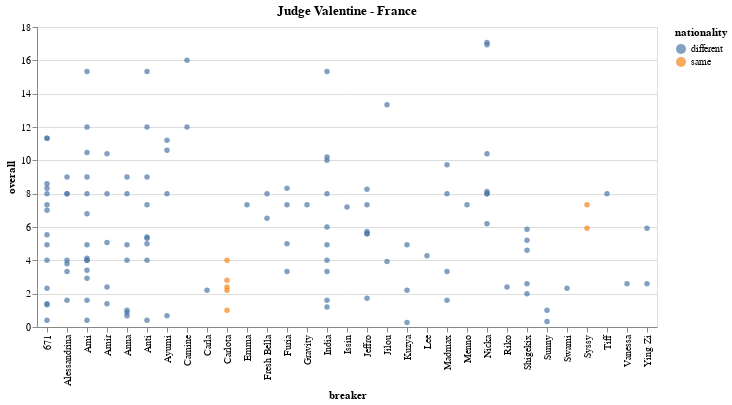

The code cell stored with this chart in its notebook:
### Code cell
enter_judge_to_everything(new_df_cp)

### Figure 1 — Vega-Lite specification as saved in the notebook (floating-point values rounded to 4 significant figures)
{"config": {"view": {"continuousWidth": 400, "continuousHeight": 300}}, "data": {"name": "data-ea1190226b98e374933ef0ae834b0bb2"}, "mark": "circle", "encoding": {"color": {"field": "nationality", "type": "nominal"}, "x": {"field": "breaker", "type": "nominal"}, "y": {"field": "overall", "type": "quantitative"}}, "title": {"text": "Judge Valentine - France", "anchor": "middle"}, "$schema": "https://vega.github.io/schema/vega-lite/v4.17.0.json", "datasets": {"data-ea1190226b98e374933ef0ae834b0bb2": [{"Event": "WDSF BfG World Series - Kitakyushu 2023 - Japan", "Category": "B-Girls Top 8 Knockout", "breaker": "Ami", "judge": "Valentine", "overall": 0.4, "nationality": "different"}, {"Event": "WDSF BfG World Series - Kitakyushu 2023 - Japan", "Category": "B-Girls Top 8 Knockout", "breaker": "671", "judge": "Valentine", "overall": 8.33, "nationality": "different"}, {"Event": "WDSF BfG World Series - Kitakyushu 2023 - Japan", "Category": "B-Girls Top 8 Knockout", "breaker": "671", "judge": "Valentine", "overall": 4.93, "nationality": "different"}, {"Event": "WDSF BfG World Series - Kitakyushu 2023 - Japan", "Category": "B-Girls Top 8 Knockout", "breaker": "Anti", "judge": "Valentine", "overall": 5.33, "nationality": "different"}, {"Event": "WDSF BfG World Series - Kitakyushu 2023 - Japan", "Category": "B-Girls Top 8 Knockout", "breaker": "Anti", "judge": "Valentine", "overall": 9.0, "nationality": "different"}, {"Event": "WDSF BfG World Series - Kitakyushu 2023 - Japan", "Category": "B-Girls Top 8 Knockout", "breaker": "Anti", "judge": "Valentine", "overall": 5.4, "nationality": "different"}, {"Event": "WDSF BfG World Series - Kitakyushu 2023 - Japan", "Category": "B-Girls Top 8 Knockout", "breaker": "671", "judge": "Valentine", "overall": 11.33, "nationality": "different"}, {"Event": "WDSF BfG World Series - Kitakyushu 2023 - Japan", "Category": "B-Girls Top 8 Knockout", "breaker": "671", "judge": "Valentine", "overall": 8.6, "nationality": "different"}, {"Event": "WDSF BfG World Series - Kitakyushu 2023 - Japan", "Category": "B-Girls Top 8 Knockout", "breaker": "671", "judge": "Valentine", "overall": 5.53, "nationality": "different"}, {"Event": "WDSF BfG World Series - Kitakyushu 2023 - Japan", "Category": "B-Girls Top 8 Knockout", "breaker": "Ami", "judge": "Valentine", "overall": 3.4, "nationality": "different"}, {"Event": "WDSF BfG World Series - Kitakyushu 2023 - Japan", "Category": "B-Girls Top 8 Knockout", "breaker": "Ami", "judge": "Valentine", "overall": 4.0, "nationality": "different"}, {"Event": "WDSF BfG World Series - Kitakyushu 2023 - Japan", "Category": "B-Girls Top 8 Knockout", "breaker": "Ami", "judge": "Valentine", "overall": 8.0, "nationality": "different"}, {"Event": "WDSF BfG World Series - Kitakyushu 2023 - Japan", "Category": "B-Girls Top 8 Knockout", "breaker": "671", "judge": "Valentine", "overall": 1.4, "nationality": "different"}, {"Event": "WDSF BfG World Series - Kitakyushu 2023 - Japan", "Category": "B-Girls Top 8 Knockout", "breaker": "671", "judge": "Valentine", "overall": 2.33, "nationality": "different"}, {"Event": "WDSF BfG World Series - Kitakyushu 2023 - Japan", "Category": "B-Girls Top 8 Knockout", "breaker": "Anti", "judge": "Valentine", "overall": 7.33, "nationality": "different"}, {"Event": "WDSF BfG World Series - Kitakyushu 2023 - Japan", "Category": "B-Girls Top 8 Knockout", "breaker": "Anna", "judge": "Valentine", "overall": 8.0, "nationality": "different"}, {"Event": "WDSF BfG World Series - Kitakyushu 2023 - Japan", "Category": "B-Girls Top 8 Knockout", "breaker": "Anna", "judge": "Valentine", "overall": 4.0, "nationality": "different"}, {"Event": "WDSF BfG World Series - Kitakyushu 2023 - Japan", "Category": "B-Girls Top 8 Knockout", "breaker": "India", "judge": "Valentine", "overall": 4.93, "nationality": "different"}, {"Event": "WDSF BfG World Series - Kitakyushu 2023 - Japan", "Category": "B-Girls Top 8 Knockout", "breaker": "India", "judge": "Valentine", "overall": 1.6, "nationality": "different"}, {"Event": "WDSF BfG World Series - Kitakyushu 2023 - Japan", "Category": "B-Girls Top 8 Knockout", "breaker": "India", "judge": "Valentine", "overall": 1.2, "nationality": "different"}, {"Event": "WDSF BfG World Series - Kitakyushu 2023 - Japan", "Category": "B-Girls Top 8 Knockout", "breaker": "Ami", "judge": "Valentine", "overall": 6.8, "nationality": "different"}, {"Event": "WDSF BfG World Series - Kitakyushu 2023 - Japan", "Category": "B-Girls Top 8 Knockout", "breaker": "Ami", "judge": "Valentine", "overall": 4.93, "nationality": "different"}, {"Event": "WDSF BfG World Series - Kitakyushu 2023 - Japan", "Category": "B-Girls Top 16 Round Robin Group D", "breaker": "Nicka", "judge": "Valentine", "overall": 6.2, "nationality": "different"}, {"Event": "WDSF BfG World Series - Kitakyushu 2023 - Japan", "Category": "B-Girls Top 16 Round Robin Group D", "breaker": "Nicka", "judge": "Valentine", "overall": 8.13, "nationality": "different"}, {"Event": "WDSF BfG World Series - Kitakyushu 2023 - Japan", "Category": "B-Girls Top 16 Round Robin Group D", "breaker": "671", "judge": "Valentine", "overall": 11.33, "nationality": "different"}, {"Event": "WDSF BfG World Series - Kitakyushu 2023 - Japan", "Category": "B-Girls Top 16 Round Robin Group D", "breaker": "671", "judge": "Valentine", "overall": 8.0, "nationality": "different"}, {"Event": "WDSF BfG World Series - Kitakyushu 2023 - Japan", "Category": "B-Girls Top 16 Round Robin Group D", "breaker": "Nicka", "judge": "Valentine", "overall": 8.0, "nationality": "different"}, {"Event": "WDSF BfG World Series - Kitakyushu 2023 - Japan", "Category": "B-Girls Top 16 Round Robin Group D", "breaker": "Nicka", "judge": "Valentine", "overall": 10.4, "nationality": "different"}, {"Event": "WDSF BfG World Series - Kitakyushu 2023 - Japan", "Category": "B-Girls Top 16 Round Robin Group D", "breaker": "671", "judge": "Valentine", "overall": 0.4, "nationality": "different"}, {"Event": "WDSF BfG World Series - Kitakyushu 2023 - Japan", "Category": "B-Girls Top 16 Round Robin Group D", "breaker": "671", "judge": "Valentine", "overall": 1.33, "nationality": "different"}, {"Event": "WDSF BfG World Series - Kitakyushu 2023 - Japan", "Category": "B-Girls Top 16 Round Robin Group D", "breaker": "Furia", "judge": "Valentine", "overall": 8.33, "nationality": "different"}, {"Event": "WDSF BfG World Series - Kitakyushu 2023 - Japan", "Category": "B-Girls Top 16 Round Robin Group D", "breaker": "Furia", "judge": "Valentine", "overall": 5.0, "nationality": "different"}, {"Event": "WDSF BfG World Series - Kitakyushu 2023 - Japan", "Category": "B-Girls Top 16 Round Robin Group D", "breaker": "Nicka", "judge": "Valentine", "overall": 8.0, "nationality": "different"}, {"Event": "WDSF BfG World Series - Kitakyushu 2023 - Japan", "Category": "B-Girls Top 16 Round Robin Group D", "breaker": "671", "judge": "Valentine", "overall": 7.0, "nationality": "different"}, {"Event": "WDSF BfG World Series - Kitakyushu 2023 - Japan", "Category": "B-Girls Top 16 Round Robin Group C", "breaker": "Carlota", "judge": "Valentine", "overall": 2.4, "nationality": "same"}, {"Event": "WDSF BfG World Series - Kitakyushu 2023 - Japan", "Category": "B-Girls Top 16 Round Robin Group C", "breaker": "Vanessa", "judge": "Valentine", "overall": 2.6, "nationality": "different"}, {"Event": "WDSF BfG World Series - Kitakyushu 2023 - Japan", "Category": "B-Girls Top 16 Round Robin Group C", "breaker": "India", "judge": "Valentine", "overall": 10.0, "nationality": "different"}, {"Event": "WDSF BfG World Series - Kitakyushu 2023 - Japan", "Category": "B-Girls Top 16 Round Robin Group C", "breaker": "Anna", "judge": "Valentine", "overall": 4.93, "nationality": "different"}, {"Event": "WDSF BfG World Series - Kitakyushu 2023 - Japan", "Category": "B-Girls Top 16 Round Robin Group C", "breaker": "Carlota", "judge": "Valentine", "overall": 2.2, "nationality": "same"}, {"Event": "WDSF BfG World Series - Kitakyushu 2023 - Japan", "Category": "B-Girls Top 16 Round Robin Group C", "breaker": "Carlota", "judge": "Valentine", "overall": 2.8, "nationality": "same"}, {"Event": "WDSF BfG World Series - Kitakyushu 2023 - Japan", "Category": "B-Girls Top 16 Round Robin Group C", "breaker": "India", "judge": "Valentine", "overall": 4.0, "nationality": "different"}, {"Event": "WDSF BfG World Series - Kitakyushu 2023 - Japan", "Category": "B-Girls Top 16 Round Robin Group C", "breaker": "India", "judge": "Valentine", "overall": 6.0, "nationality": "different"}, {"Event": "WDSF BfG World Series - Kitakyushu 2023 - Japan", "Category": "B-Girls Top 16 Round Robin Group C", "breaker": "Anna", "judge": "Valentine", "overall": 1.0, "nationality": "different"}, {"Event": "WDSF BfG World Series - Kitakyushu 2023 - Japan", "Category": "B-Girls Top 16 Round Robin Group C", "breaker": "Anna", "judge": "Valentine", "overall": 9.0, "nationality": "different"}, {"Event": "WDSF BfG World Series - Kitakyushu 2023 - Japan", "Category": "B-Girls Top 16 Round Robin Group C", "breaker": "India", "judge": "Valentine", "overall": 8.0, "nationality": "different"}, {"Event": "WDSF BfG World Series - Kitakyushu 2023 - Japan", "Category": "B-Girls Top 16 Round Robin Group C", "breaker": "India", "judge": "Valentine", "overall": 10.2, "nationality": "different"}, {"Event": "WDSF BfG World Series - Kitakyushu 2023 - Japan", "Category": "B-Girls Top 16 Round Robin Group B", "breaker": "Alessandrina", "judge": "Valentine", "overall": 1.6, "nationality": "different"}, {"Event": "WDSF BfG World Series - Kitakyushu 2023 - Japan", "Category": "B-Girls Top 16 Round Robin Group B", "breaker": "Alessandrina", "judge": "Valentine", "overall": 3.8, "nationality": "different"}, {"Event": "WDSF BfG World Series - Kitakyushu 2023 - Japan", "Category": "B-Girls Top 16 Round Robin Group B", "breaker": "Anti", "judge": "Valentine", "overall": 0.4, "nationality": "different"}, {"Event": "WDSF BfG World Series - Kitakyushu 2023 - Japan", "Category": "B-Girls Top 16 Round Robin Group B", "breaker": "Anti", "judge": "Valentine", "overall": 4.0, "nationality": "different"}, {"Event": "WDSF BfG World Series - Kitakyushu 2023 - Japan", "Category": "B-Girls Top 16 Round Robin Group B", "breaker": "Alessandrina", "judge": "Valentine", "overall": 8.0, "nationality": "different"}, {"Event": "WDSF BfG World Series - Kitakyushu 2023 - Japan", "Category": "B-Girls Top 16 Round Robin Group B", "breaker": "Alessandrina", "judge": "Valentine", "overall": 9.0, "nationality": "different"}, {"Event": "WDSF BfG World Series - Kitakyushu 2023 - Japan", "Category": "B-Girls Top 16 Round Robin Group B", "breaker": "Madmax", "judge": "Valentine", "overall": 3.33, "nationality": "different"}, {"Event": "WDSF BfG World Series - Kitakyushu 2023 - Japan", "Category": "B-Girls Top 16 Round Robin Group B", "breaker": "Madmax", "judge": "Valentine", "overall": 1.6, "nationality": "different"}, {"Event": "WDSF BfG World Series - Kitakyushu 2023 - Japan", "Category": "B-Girls Top 16 Round Robin Group B", "breaker": "Madmax", "judge": "Valentine", "overall": 8.0, "nationality": "different"}, {"Event": "WDSF BfG World Series - Kitakyushu 2023 - Japan", "Category": "B-Girls Top 16 Round Robin Group B", "breaker": "Sunny", "judge": "Valentine", "overall": 1.0, "nationality": "different"}, {"Event": "WDSF BfG World Series - Kitakyushu 2023 - Japan", "Category": "B-Girls Top 16 Round Robin Group B", "breaker": "Alessandrina", "judge": "Valentine", "overall": 3.33, "nationality": "different"}, {"Event": "WDSF BfG World Series - Kitakyushu 2023 - Japan", "Category": "B-Girls Top 16 Round Robin Group B", "breaker": "Anti", "judge": "Valentine", "overall": 5.0, "nationality": "different"}, {"Event": "WDSF BfG World Series - Kitakyushu 2023 - Japan", "Category": "B-Girls Top 16 Round Robin Group A", "breaker": "Ayumi", "judge": "Valentine", "overall": 10.6, "nationality": "different"}, {"Event": "WDSF BfG World Series - Kitakyushu 2023 - Japan", "Category": "B-Girls Top 16 Round Robin Group A", "breaker": "Ayumi", "judge": "Valentine", "overall": 11.2, "nationality": "different"}, {"Event": "WDSF BfG World Series - Kitakyushu 2023 - Japan", "Category": "B-Girls Top 16 Round Robin Group A", "breaker": "Ami", "judge": "Valentine", "overall": 9.0, "nationality": "different"}, {"Event": "WDSF BfG World Series - Kitakyushu 2023 - Japan", "Category": "B-Girls Top 16 Round Robin Group A", "breaker": "Ami", "judge": "Valentine", "overall": 2.93, "nationality": "different"}, {"Event": "WDSF BfG World Series - Kitakyushu 2023 - Japan", "Category": "B-Girls Top 16 Round Robin Group A", "breaker": "Ayumi", "judge": "Valentine", "overall": 8.0, "nationality": "different"}, {"Event": "WDSF BfG World Series - Kitakyushu 2023 - Japan", "Category": "B-Girls Top 16 Round Robin Group A", "breaker": "Ying Zi", "judge": "Valentine", "overall": 2.6, "nationality": "different"}, {"Event": "WDSF BfG World Series - Kitakyushu 2023 - Japan", "Category": "B-Girls Top 16 Round Robin Group A", "breaker": "Ami", "judge": "Valentine", "overall": 15.33, "nationality": "different"}, {"Event": "WDSF BfG World Series - Kitakyushu 2023 - Japan", "Category": "B-Girls Top 16 Round Robin Group A", "breaker": "Ami", "judge": "Valentine", "overall": 10.47, "nationality": "different"}, {"Event": "WDSF BfG World Series - Kitakyushu 2023 - Japan", "Category": "B-Girls Top 16 Round Robin Group A", "breaker": "Jilou", "judge": "Valentine", "overall": 3.93, "nationality": "different"}, {"Event": "WDSF BfG World Series - Kitakyushu 2023 - Japan", "Category": "B-Girls Top 16 Round Robin Group A", "breaker": "Ying Zi", "judge": "Valentine", "overall": 5.93, "nationality": "different"}, {"Event": "WDSF BfG World Series - Kitakyushu 2023 - Japan", "Category": "B-Girls Top 16 Round Robin Group A", "breaker": "Ami", "judge": "Valentine", "overall": 4.0, "nationality": "different"}, {"Event": "WDSF BfG World Series - Kitakyushu 2023 - Japan", "Category": "B-Girls Top 16 Round Robin Group A", "breaker": "Ami", "judge": "Valentine", "overall": 1.6, "nationality": "different"}, {"Event": "WDSF BfG World Series - Kitakyushu 2023 - Japan", "Category": "B-Girls Top 32 PreQualifier", "breaker": "Furia", "judge": "Valentine", "overall": 7.33, "nationality": "different"}, {"Event": "WDSF BfG World Series - Kitakyushu 2023 - Japan", "Category": "B-Girls Top 32 PreQualifier", "breaker": "Furia", "judge": "Valentine", "overall": 3.33, "nationality": "different"}, {"Event": "WDSF BfG World Series - Kitakyushu 2023 - Japan", "Category": "B-Girls Top 32 PreQualifier", "breaker": "Syssy", "judge": "Valentine", "overall": 5.93, "nationality": "same"}, {"Event": "WDSF BfG World Series - Kitakyushu 2023 - Japan", "Category": "B-Girls Top 32 PreQualifier", "breaker": "Syssy", "judge": "Valentine", "overall": 7.33, "nationality": "same"}, {"Event": "WDSF BfG World Series - Kitakyushu 2023 - Japan", "Category": "B-Girls Top 32 PreQualifier", "breaker": "Swami", "judge": "Valentine", "overall": 2.33, "nationality": "different"}, {"Event": "WDSF BfG World Series - Kitakyushu 2023 - Japan", "Category": "B-Girls Top 32 PreQualifier", "breaker": "Madmax", "judge": "Valentine", "overall": 9.73, "nationality": "different"}, {"Event": "WDSF BfG World Series - Kitakyushu 2023 - Japan", "Category": "B-Girls Top 32 PreQualifier", "breaker": "Riko", "judge": "Valentine", "overall": 2.4, "nationality": "different"}, {"Event": "WDSF BfG World Series - Kitakyushu 2023 - Japan", "Category": "B-Girls Top 32 PreQualifier", "breaker": "Sunny", "judge": "Valentine", "overall": 0.33, "nationality": "different"}, {"Event": "WDSF BfG World Series - Kitakyushu 2023 - Japan", "Category": "B-Girls Top 32 PreQualifier", "breaker": "Anna", "judge": "Valentine", "overall": 0.67, "nationality": "different"}, {"Event": "WDSF BfG World Series - Kitakyushu 2023 - Japan", "Category": "B-Girls Top 32 PreQualifier", "breaker": "Anna", "judge": "Valentine", "overall": 0.87, "nationality": "different"}, {"Event": "WDSF BfG World Series - Kitakyushu 2023 - Japan", "Category": "B-Girls Top 32 PreQualifier", "breaker": "Camine", "judge": "Valentine", "overall": 16.0, "nationality": "different"}, {"Event": "WDSF BfG World Series - Kitakyushu 2023 - Japan", "Category": "B-Girls Top 32 PreQualifier", "breaker": "Camine", "judge": "Valentine", "overall": 12.0, "nationality": "different"}, {"Event": "WDSF BfG World Series - Kitakyushu 2023 - Japan", "Category": "B-Girls Top 32 PreQualifier", "breaker": "Tiff", "judge": "Valentine", "overall": 8.0, "nationality": "different"}, {"Event": "WDSF BfG World Series - Kitakyushu 2023 - Japan", "Category": "B-Girls Top 32 PreQualifier", "breaker": "Jilou", "judge": "Valentine", "overall": 13.33, "nationality": "different"}, {"Event": "WDSF BfG World Series - Kitakyushu 2023 - Japan", "Category": "B-Girls Top 32 PreQualifier", "breaker": "Alessandrina", "judge": "Valentine", "overall": 8.0, "nationality": "different"}, {"Event": "WDSF BfG World Series - Kitakyushu 2023 - Japan", "Category": "B-Girls Top 32 PreQualifier", "breaker": "Alessandrina", "judge": "Valentine", "overall": 4.0, "nationality": "different"}, {"Event": "WDSF BfG World Series - Kitakyushu 2023 - Japan", "Category": "B-Girls Top 32 PreQualifier", "breaker": "671", "judge": "Valentine", "overall": 4.0, "nationality": "different"}, {"Event": "WDSF BfG World Series - Kitakyushu 2023 - Japan", "Category": "B-Girls Top 32 PreQualifier", "breaker": "671", "judge": "Valentine", "overall": 7.33, "nationality": "different"}, {"Event": "WDSF BfG World Series - Kitakyushu 2023 - Japan", "Category": "B-Girls Top 32 PreQualifier", "breaker": "Ayumi", "judge": "Valentine", "overall": 0.67, "nationality": "different"}, {"Event": "WDSF BfG World Series - Kitakyushu 2023 - Japan", "Category": "B-Girls Top 32 PreQualifier", "breaker": "Carla", "judge": "Valentine", "overall": 2.2, "nationality": "different"}, {"Event": "WDSF BfG World Series - Kitakyushu 2023 - Japan", "Category": "B-Girls Top 32 PreQualifier", "breaker": "Fresh Bella", "judge": "Valentine", "overall": 8.0, "nationality": "different"}, {"Event": "WDSF BfG World Series - Kitakyushu 2023 - Japan", "Category": "B-Girls Top 32 PreQualifier", "breaker": "Fresh Bella", "judge": "Valentine", "overall": 6.53, "nationality": "different"}, {"Event": "WDSF BfG World Series - Kitakyushu 2023 - Japan", "Category": "B-Girls Top 32 PreQualifier", "breaker": "Emma", "judge": "Valentine", "overall": 7.33, "nationality": "different"}, {"Event": "WDSF BfG World Series - Kitakyushu 2023 - Japan", "Category": "B-Girls Top 32 PreQualifier", "breaker": "Carlota", "judge": "Valentine", "overall": 4.0, "nationality": "same"}, {"Event": "WDSF BfG World Series - Kitakyushu 2023 - Japan", "Category": "B-Girls Top 32 PreQualifier", "breaker": "Carlota", "judge": "Valentine", "overall": 1.0, "nationality": "same"}, {"Event": "WDSF BfG World Series - Kitakyushu 2023 - Japan", "Category": "B-Girls Top 32 PreQualifier", "breaker": "Nicka", "judge": "Valentine", "overall": 17.07, "nationality": "different"}, {"Event": "WDSF BfG World Series - Kitakyushu 2023 - Japan", "Category": "B-Girls Top 32 PreQualifier", "breaker": "Nicka", "judge": "Valentine", "overall": 16.93, "nationality": "different"}, {"Event": "WDSF BfG World Series - Kitakyushu 2023 - Japan", "Category": "B-Girls Top 32 PreQualifier", "breaker": "India", "judge": "Valentine", "overall": 3.33, "nationality": "different"}, {"Event": "WDSF BfG World Series - Kitakyushu 2023 - Japan", "Category": "B-Girls Top 32 PreQualifier", "breaker": "India", "judge": "Valentine", "overall": 15.33, "nationality": "different"}, {"Event": "WDSF BfG World Series - Kitakyushu 2023 - Japan", "Category": "B-Girls Top 32 PreQualifier", "breaker": "Anti", "judge": "Valentine", "overall": 12.0, "nationality": "different"}, {"Event": "WDSF BfG World Series - Kitakyushu 2023 - Japan", "Category": "B-Girls Top 32 PreQualifier", "breaker": "Anti", "judge": "Valentine", "overall": 15.33, "nationality": "different"}, {"Event": "WDSF BfG World Series - Kitakyushu 2023 - Japan", "Category": "B-Girls Top 32 PreQualifier", "breaker": "Ami", "judge": "Valentine", "overall": 12.0, "nationality": "different"}, {"Event": "WDSF BfG World Series - Kitakyushu 2023 - Japan", "Category": "B-Girls Top 32 PreQualifier", "breaker": "Ami", "judge": "Valentine", "overall": 4.13, "nationality": "different"}, {"Event": "WDSF BfG World Series - Kitakyushu 2023 - Japan", "Category": "B-Boys Top 8 KnockOut", "breaker": "Amir", "judge": "Valentine", "overall": 10.4, "nationality": "different"}, {"Event": "WDSF BfG World Series - Kitakyushu 2023 - Japan", "Category": "B-Boys Top 8 KnockOut", "breaker": "Amir", "judge": "Valentine", "overall": 2.4, "nationality": "different"}, {"Event": "WDSF BfG World Series - Kitakyushu 2023 - Japan", "Category": "B-Boys Top 8 KnockOut", "breaker": "Jeffro", "judge": "Valentine", "overall": 7.33, "nationality": "different"}, {"Event": "WDSF BfG World Series - Kitakyushu 2023 - Japan", "Category": "B-Boys Top 8 KnockOut", "breaker": "Shigekix", "judge": "Valentine", "overall": 2.0, "nationality": "different"}, {"Event": "WDSF BfG World Series - Kitakyushu 2023 - Japan", "Category": "B-Boys Top 8 KnockOut", "breaker": "Shigekix", "judge": "Valentine", "overall": 2.6, "nationality": "different"}, {"Event": "WDSF BfG World Series - Kitakyushu 2023 - Japan", "Category": "B-Boys Top 8 KnockOut", "breaker": "Kuzya", "judge": "Valentine", "overall": 4.93, "nationality": "different"}, {"Event": "WDSF BfG World Series - Kitakyushu 2023 - Japan", "Category": "B-Boys Top 8 KnockOut", "breaker": "Jeffro", "judge": "Valentine", "overall": 5.6, "nationality": "different"}, {"Event": "WDSF BfG World Series - Kitakyushu 2023 - Japan", "Category": "B-Boys Top 8 KnockOut", "breaker": "Jeffro", "judge": "Valentine", "overall": 1.73, "nationality": "different"}, {"Event": "WDSF BfG World Series - Kitakyushu 2023 - Japan", "Category": "B-Boys Top 8 KnockOut", "breaker": "Jeffro", "judge": "Valentine", "overall": 5.6, "nationality": "different"}, {"Event": "WDSF BfG World Series - Kitakyushu 2023 - Japan", "Category": "B-Boys Top 8 KnockOut", "breaker": "Shigekix", "judge": "Valentine", "overall": 4.6, "nationality": "different"}, {"Event": "WDSF BfG World Series - Kitakyushu 2023 - Japan", "Category": "B-Boys Top 8 KnockOut", "breaker": "Amir", "judge": "Valentine", "overall": 5.07, "nationality": "different"}, {"Event": "WDSF BfG World Series - Kitakyushu 2023 - Japan", "Category": "B-Boys Top 8 KnockOut", "breaker": "Shigekix", "judge": "Valentine", "overall": 5.87, "nationality": "different"}, {"Event": "WDSF BfG World Series - Kitakyushu 2023 - Japan", "Category": "B-Boys Top 8 KnockOut", "breaker": "Jeffro", "judge": "Valentine", "overall": 8.27, "nationality": "different"}, {"Event": "WDSF BfG World Series - Kitakyushu 2023 - Japan", "Category": "B-Boys Top 8 KnockOut", "breaker": "Lee", "judge": "Valentine", "overall": 4.27, "nationality": "different"}, {"Event": "WDSF BfG World Series - Kitakyushu 2023 - Japan", "Category": "B-Boys Top 8 KnockOut", "breaker": "Jeffro", "judge": "Valentine", "overall": 5.73, "nationality": "different"}, {"Event": "WDSF BfG World Series - Kitakyushu 2023 - Japan", "Category": "B-Boys Top 8 KnockOut", "breaker": "Issin", "judge": "Valentine", "overall": 7.2, "nationality": "different"}, {"Event": "WDSF BfG World Series - Kitakyushu 2023 - Japan", "Category": "B-Boys Top 8 KnockOut", "breaker": "Kuzya", "judge": "Valentine", "overall": 2.2, "nationality": "different"}, {"Event": "WDSF BfG World Series - Kitakyushu 2023 - Japan", "Category": "B-Boys Top 8 KnockOut", "breaker": "Kuzya", "judge": "Valentine", "overall": 0.27, "nationality": "different"}, {"Event": "WDSF BfG World Series - Kitakyushu 2023 - Japan", "Category": "B-Boys Top 8 KnockOut", "breaker": "Shigekix", "judge": "Valentine", "overall": 5.2, "nationality": "different"}, {"Event": "WDSF BfG World Series - Kitakyushu 2023 - Japan", "Category": "B-Boys Top 8 KnockOut", "breaker": "Gravity", "judge": "Valentine", "overall": 7.33, "nationality": "different"}, {"Event": "WDSF BfG World Series - Kitakyushu 2023 - Japan", "Category": "B-Boys Top 8 KnockOut", "breaker": "Menno", "judge": "Valentine", "overall": 7.33, "nationality": "different"}, {"Event": "WDSF BfG World Series - Kitakyushu 2023 - Japan", "Category": "B-Boys Top 8 KnockOut", "breaker": "Amir", "judge": "Valentine", "overall": 8.0, "nationality": "different"}, {"Event": "WDSF BfG World Series - Kitakyushu 2023 - Japan", "Category": "B-Boys Top 8 KnockOut", "breaker": "Amir", "judge": "Valentine", "overall": 1.4, "nationality": "different"}]}}
